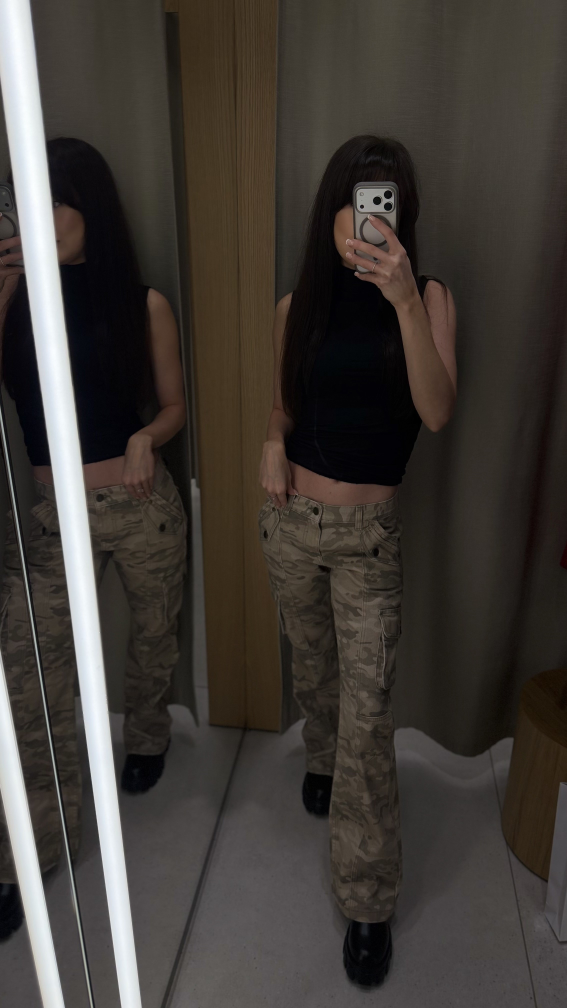
#> input picture novinki/src/retouched/look_01.jpg, 2268 x 4032 px, given in place of photo.jpg, which was not available (shown at 1/4 size)
$ python variants.py
#> lines starting #> are read from the running program, lines starting #| are printed output that depends on the picture; pictures that were not available may be replaced by others from this repository, and a replacement may not be noted
### novinki/make_novinki.py
#!/usr/bin/env python3
"""
Карусель «Новинки недели»: 8 слайдов 1080x1350.

  01 обложка — видео (MP4, H.264, 30 к/с): фото стоит на месте,
     всплывает только заголовок «НОВИНКИ НЕДЕЛИ»;
  02–08 — статичные JPG: фото образа, «ОБРАЗ 0N», название, одна фраза
     и строка «АРТИКУЛЫ В ДИРЕКТ»; на последнем слайде — крупный призыв.

Фото берутся из src/retouched (сначала запустить retouch.py — ретушь кожи лица).
Стиль «Минимал» (вариант 4 из variants.py): Tenor Sans — капс с разрядкой,
Jost — текст.

Запуск: python3 -I retouch.py && python3 -I make_novinki.py
На выходе: output/01_oblozhka.mp4, output/0N_obraz_*.jpg, preview.jpg, novinki_karusel.zip
"""

import subprocess
import zipfile
from pathlib import Path

from PIL import Image, ImageDraw, ImageFilter, ImageFont, ImageOps

ROOT = Path(__file__).resolve().parent
FONTS = ROOT / "fonts"
OUT = ROOT / "output"

W, H = 1080, 1350
FPS = 30
DUR = 6.0
MARGIN = 84
OVERLAY = (20, 17, 15)
WHITE = (255, 255, 255)
PEACH = (240, 201, 168)
BORDO = (122, 28, 30)

# цвета надписей: основной и акцентный (подбор — в colors.py)
MAIN = WHITE
ACCENT = (190, 186, 180)  # светло-серый — палитра 4 «Белый монохром»


def font(name, size):
    return ImageFont.truetype(str(FONTS / name), size)


# стиль «Минимал»: Tenor Sans (капс с разрядкой) + Jost (текст)
F_CAPS = font("TenorSans-400.ttf", 64)
F_SMALL = font("TenorSans-400.ttf", 26)
F_BODY = font("Jost-400.ttf", 36)
F_ASK = font("TenorSans-400.ttf", 40)

# прежний стиль (Yeseva One + Raleway) — нужен для листа вариантов variants.py
F_TITLE = font("YesevaOne-400.ttf", 92)
F_TITLE_S = font("YesevaOne-400.ttf", 66)
F_NUM_S = font("YesevaOne-400.ttf", 120)
F_TEXT = font("Raleway-400.ttf", 38)
F_TEXT_B = font("Raleway-600.ttf", 38)
F_NOTE = font("Raleway-400.ttf", 34)

ASK = "АРТИКУЛЫ В ДИРЕКТ · «ХОЧУ»"


# ---------- анимационные помощники ----------

def clamp(t):
    return min(1.0, max(0.0, t))


def ease(t):
    t = clamp(t)
    return 1 - (1 - t) ** 3


def ease_io(t):
    t = clamp(t)
    return t * t * (3 - 2 * t)


def appear(t, start, dur=0.6):
    return ease((t - start) / dur)


def out_fade(t):
    """В конце всё гаснет, чтобы повтор начинался мягко."""
    return 1 - ease_io((t - (DUR - 0.5)) / 0.5)


# ---------- рисование ----------

def gradient(solid=880, fadelen=460):
    """Тёмная подложка снизу."""
    mask = Image.new("L", (1, H), 0)
    px = mask.load()
    for y in range(H):
        a = 1.0 if y >= solid else max(0.0, 1 - (solid - y) / fadelen)
        v = 225 * a ** 1.4
        px[0, y] = int(v)
    layer = Image.new("RGBA", (W, H), (*OVERLAY, 255))
    layer.putalpha(mask.resize((W, H)))
    return layer


def spaced_width(text, f, track):
    return sum(f.getlength(c) + track for c in text) - track


def draw_spaced(d, text, f, x, y, track, fill):
    for ch in text:
        d.text((x, y), ch, font=f, fill=fill)
        x += f.getlength(ch) + track


def title(img, text, f, y, alpha, grow, track=14, dy=0):
    """Капс с разрядкой по центру и персиковыми линиями по бокам."""
    if alpha <= 0:
        return
    layer = Image.new("RGBA", (W, H), (0, 0, 0, 0))
    d = ImageDraw.Draw(layer)
    tw = spaced_width(text, f, track)
    x0 = (W - tw) / 2
    draw_spaced(d, text, f, x0, y + dy, track, (*WHITE, int(255 * alpha)))
    bb = f.getbbox("Н")
    cy = y + dy + (bb[1] + bb[3]) / 2
    left_end, right_start = x0 - 30, x0 + tw + 30
    seg = (left_end - MARGIN + 30) * grow
    if seg > 1:
        lc = (*PEACH, int(255 * alpha))
        d.line([(left_end - seg, cy), (left_end, cy)], fill=lc, width=2)
        d.line([(right_start, cy), (right_start + seg, cy)], fill=lc, width=2)
    img.alpha_composite(layer)


# [13 lines left out: function text, not called in this run]


def wrap(s, f, maxw):
    lines, cur = [], ""
    for w in s.split():
        trial = f"{cur} {w}".strip()
        if f.getlength(trial) <= maxw or not cur:
            cur = trial
        else:
            lines.append(cur)
            cur = w
    return lines + [cur]


# ---------- слайды ----------

# образы по порядку: фото (src/retouched), название капсом, одна фраза
# и необязательный масштаб фото (<1 — фото меньше, низ образа выше подписи)
LOOKS = [
    ("look_01", "КАРГО-КАМУФЛЯЖ",
     "Утилитарный кэжуал — самый стильный антигламур осени."),
    ("look_02", "КОСТЮМ С ПОЯСОМ",
     "Сильные плечи и подчёркнутая талия — классика на выход."),
    ("look_03", "ЖАКЕТ САФАРИ",
     "Молочный, с баской и поясом — графичный контраст с чёрным."),
    ("look_04", "МИНИ К ЖАКЕТУ",
     "Смешение стилей — главный приём сезона. Бордо — новый чёрный."),
    ("look_05", "ТРИКОТАЖ",
     "Осень тактильных фактур: уют, который выглядит дорого."),
    ("look_06", "ПЛАТЬЕ С МЕХОМ",
     "Мех ушёл в детали — тот самый dark romance.", 0.74),
    ("look_07", "КУРТКА С МЕХОМ",
     "Шоколадный — база сезона, укороченная длина — главный акцент.", 0.9),
]


def load(name):
    p = ROOT / "src" / "retouched" / f"{name}.jpg"
    return ImageOps.exif_transpose(Image.open(p)).convert("RGB")


def crop45(src, top, cx=0.5):
    """Кадр 4:5 на всю ширину исходника, начиная с доли top по высоте."""
    sw, sh = src.size
    cw = sw
    ch = cw * H / W
    y = min(max(0, sh * top), sh - ch)
    return src.resize((W, H), Image.LANCZOS, box=(0, y, cw, y + ch)).convert("RGBA")


# [50 lines left out: functions render, fit_caps, cover_frame, not called in this run]


def full_look(src, scale=1.0):
    """Образ целиком: фото по всей высоте по центру, по бокам — размытое
    и затемнённое это же фото, чтобы ничего не обрезать."""
    bg = ImageOps.fit(src, (W, H), Image.LANCZOS).filter(ImageFilter.GaussianBlur(45)).convert("RGBA")
    bg.alpha_composite(Image.new("RGBA", (W, H), (*OVERLAY, 120)))
    fh = int(H * scale)
    fg = src.resize((int(src.width * fh / src.height), fh), Image.LANCZOS).convert("RGBA")
    x = (W - fg.width) // 2
    y = 0 if scale == 1.0 else 60  # уменьшенное фото — с небольшим отступом сверху
    sh = Image.new("RGBA", (W, H), (0, 0, 0, 0))
    ImageDraw.Draw(sh).rectangle([x - 6, y, x + fg.width + 6, y + fh], fill=(0, 0, 0, 150))
    bg.alpha_composite(sh.filter(ImageFilter.GaussianBlur(18)))
    bg.alpha_composite(fg, (x, y))
    return bg


# [52 lines left out: functions look_slide, main, not called in this run]


# [2 lines that do not run on import are left out]

### novinki/variants.py
#!/usr/bin/env python3
"""
Варианты надписей для карусели «Новинки недели»: шесть стилей, у каждого
своя пара шрифтов и своя подача текста. Каждый стиль показан на обложке
и на слайде с образом «Мини» (с призывом написать за артикулами).

Запуск: python3 -I variants.py
На выходе: variants/<стиль>_cover.jpg, variants/<стиль>_slide.jpg, variants/variants.jpg
"""

import sys
from pathlib import Path

from PIL import Image, ImageDraw, ImageFont

ROOT = Path(__file__).resolve().parent
sys.path.insert(0, str(ROOT))
import make_novinki as mk  # noqa: E402

W, H, M = mk.W, mk.H, mk.MARGIN
WHITE, PEACH, BORDO = mk.WHITE, mk.PEACH, mk.BORDO
OUT = ROOT / "variants"


def font(name, size, wght=None):
    f = ImageFont.truetype(str(mk.FONTS / name), size)
    if wght:
        f.set_variation_by_axes([wght])
    return f


def put(img, s, f, y, color=WHITE, x=None, track=0, anchor_right=False):
    """Текст по центру (x=None), слева от x или (anchor_right) справа до x."""
    w = mk.spaced_width(s, f, track) if track else f.getlength(s)
    if x is None:
        x = (W - w) / 2
    elif anchor_right:
        x = x - w
    d = ImageDraw.Draw(img)
    if track:
        mk.draw_spaced(d, s, f, x, y, track, (*color, 255))
    else:
        d.text((x, y), s, font=f, fill=(*color, 255))
    return w


def lines(img, ss, f, y, lh, color=WHITE, x=None):
    for i, s in enumerate(ss):
        put(img, s, f, y + i * lh, color, x)


def cover_base():
    img = mk.crop45(mk.load("photo"), 0.0)
    img.alpha_composite(mk.gradient(solid=900, fadelen=520))
    return img


def slide_base(solid=1090, fadelen=320):
    img = mk.full_look(mk.load("look_04"))
    img.alpha_composite(mk.gradient(solid=solid, fadelen=fadelen))
    return img


NOTE = ("Строгий жакет, мини и грубые челси: смешение стилей — главный "
        "приём сезона.")
ASK = "Артикулы — в директ по слову «ХОЧУ»"
ASK_Y = 1272


# ---------- 1. Классика: Yeseva One + Raleway (как сейчас) ----------

def v1():
    c = cover_base()
    mk.title(c, "НОВИНКИ", mk.F_TITLE, 780, 1, 1)
    mk.title(c, "НЕДЕЛИ", mk.F_TITLE, 890, 1, 0)
    lines(c, ["7 образов из примерочной", "от камуфляжа до меха"], mk.F_TEXT, 1030, 54)

    s = slide_base()
    f_note = mk.F_NOTE
    note = mk.wrap(NOTE, f_note, W - 2 * M)
    ny = H - 130 - len(note) * 44
    put(s, "04", mk.F_NUM_S, ny - 182, PEACH, M)
    nx = M + mk.F_NUM_S.getlength("04") + 30
    put(s, "МИНИ", mk.F_TITLE_S, ny - 148, WHITE, nx, track=10)
    put(s, "бордовая, к тому же жакету", mk.F_TEXT_B, ny - 64, PEACH, nx)
    lines(s, note, f_note, ny, 44, x=M)
    put(s, ASK, mk.F_TEXT_B, ASK_Y, PEACH)
    return c, s


# ---------- 2. Журнал: Playfair Display + курсив Cormorant + Montserrat ----------

def v2():
    f_big = font("PlayfairDisplay-700.ttf", 120)
    f_it = font("CormorantGaramond-Italic-VF.ttf", 92, 500)
    f_txt = font("Montserrat-400.ttf", 30)
    f_cap = font("Montserrat-600.ttf", 24)

    c = cover_base()
    put(c, "Новинки", f_big, 760)
    put(c, "этой недели", f_it, 895, PEACH)
    put(c, "7 ОБРАЗОВ ИЗ ПРИМЕРОЧНОЙ", f_cap, 1060, track=6)

    s = slide_base()
    put(s, "Бордо — новый чёрный", f_it, 940, PEACH, M)
    put(s, "Мини к жакету сафари", font("PlayfairDisplay-700.ttf", 64), 1050, WHITE, M)
    lines(s, mk.wrap(NOTE, f_txt, W - 2 * M), f_txt, 1145, 42, x=M)
    put(s, "АРТИКУЛЫ — В ДИРЕКТ ПО СЛОВУ «ХОЧУ»", f_cap, ASK_Y + 8, PEACH, track=4)
    return c, s


# ---------- 3. Рукописный акцент: Marck Script + Tenor Sans + Jost ----------

# [89 lines left out: functions v3, v4, v5, v6, not called in this run]


VARIANTS = [
    ("1_klassika", "1. Классика · Yeseva One + Raleway", v1),
    ("2_zhurnal", "2. Журнал · Playfair + Cormorant курсив", v2),
    ("3_rukopis", "3. Рукописный · Marck Script + Tenor Sans", v3),
    ("4_minimal", "4. Минимал · Tenor Sans + Jost", v4),
    ("5_smelyi", "5. Смелый · Unbounded + Manrope", v5),
    ("6_elegant", "6. Элегант · Cormorant Garamond + Manrope", v6),
]


def main():
    OUT.mkdir(exist_ok=True)
    tw, th, gap, lab = 300, 375, 14, 44
    sheet = Image.new("RGB", (3 * (2 * tw + gap) + 4 * 28, 2 * (th + lab) + 3 * 24), (243, 235, 227))
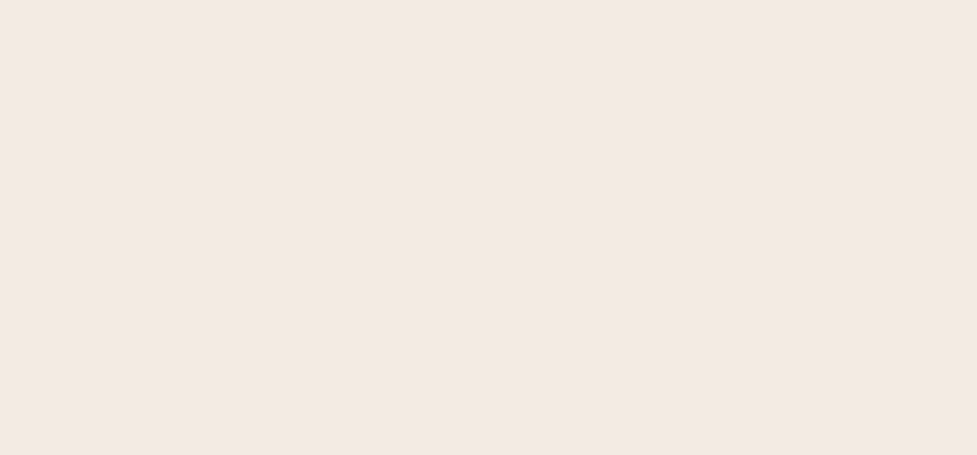
#> sheet: PIL image 1954x910 RGB (shown at 1/2 size); mean R, G, B 243, 235, 227
    d = ImageDraw.Draw(sheet)
    f_lab = font("Manrope-700.ttf", 22)
    for i, (slug, label, fn) in enumerate(VARIANTS):
        c, s = fn()
        c.convert("RGB").save(OUT / f"{slug}_cover.jpg", quality=92)
        s.convert("RGB").save(OUT / f"{slug}_slide.jpg", quality=92)
        col, row = i % 3, i // 3
        x = 28 + col * (2 * tw + gap + 28)
        y = 24 + row * (th + lab + 24)
        d.text((x, y), label, font=f_lab, fill=(60, 40, 35))
        sheet.paste(c.convert("RGB").resize((tw, th), Image.LANCZOS), (x, y + lab))
        sheet.paste(s.convert("RGB").resize((tw, th), Image.LANCZOS), (x + tw + gap, y + lab))
        print("готово:", slug)
#> this loop made 2 passes
#> y on pass 1: 0
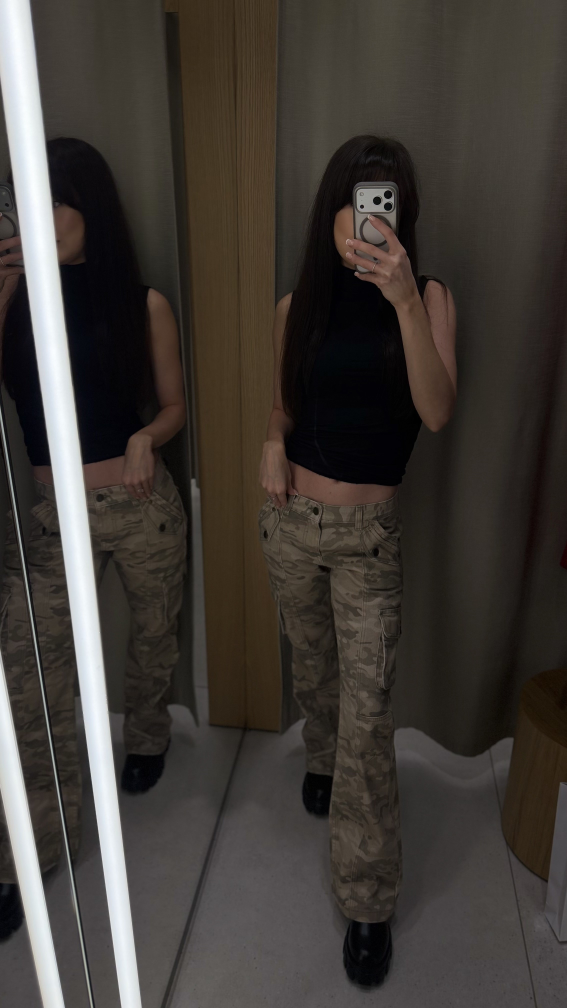
#> input picture novinki/src/retouched/look_01.jpg, 2268 x 4032 px, given in place of photo.jpg, which was not available (shown at 1/4 size)
#> pass 1, in cover_base, `img = mk.crop45(mk.load("photo"), 0.0)`:
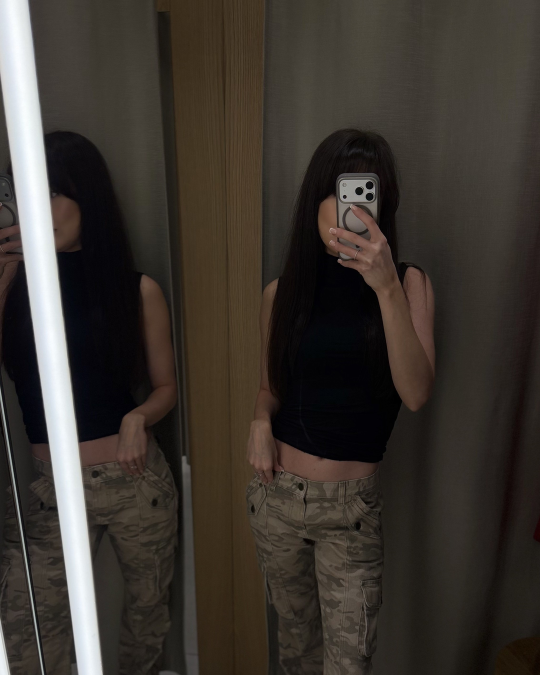
#> img: PIL image 1080x1350 RGBA (shown at 1/2 size); mean R, G, B, A 59.4, 53.2, 47.2, 255
#> pass 1, in gradient, `layer = Image.new("RGBA", (W, H), (*OVERLAY, 255))`:
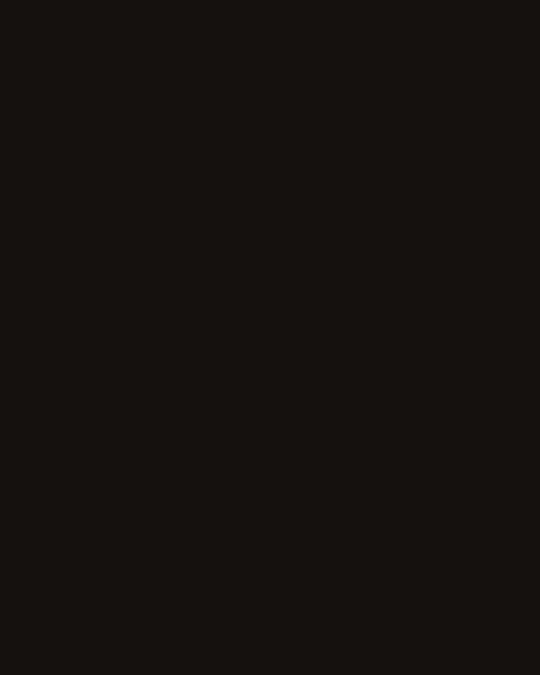
#> layer: PIL image 1080x1350 RGBA (shown at 1/2 size); mean R, G, B, A 20, 17, 15, 255
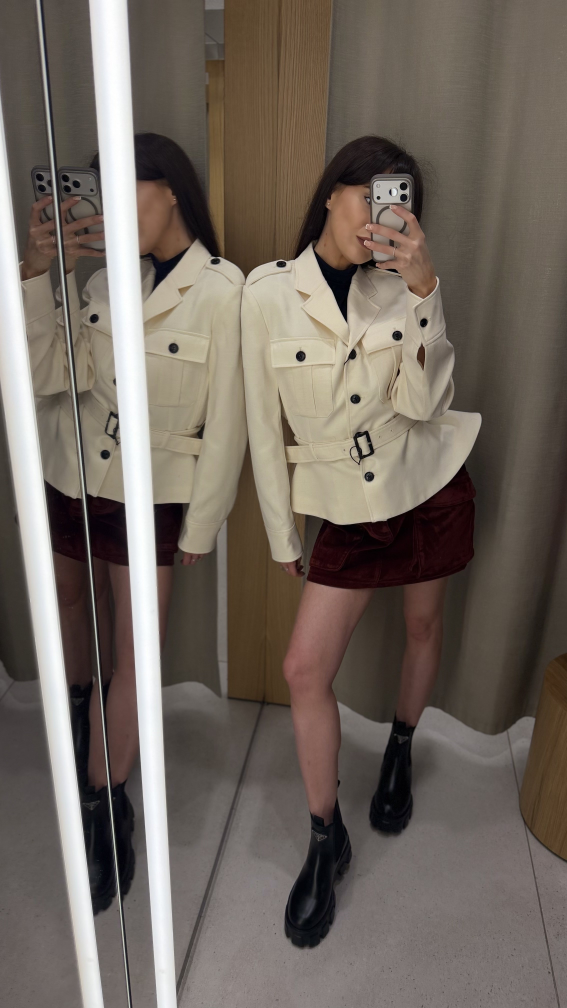
#> input picture novinki/src/retouched/look_04.jpg, 2268 x 4032 px (shown at 1/4 size)
#> after the loop:
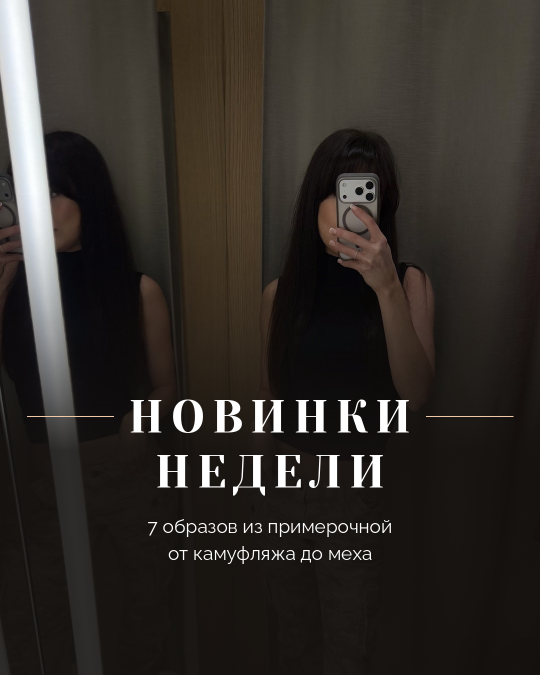
#> c: PIL image 1080x1350 RGBA (shown at 1/2 size); mean R, G, B, A 49.3, 44.6, 40.2, 255
#> after the loop:
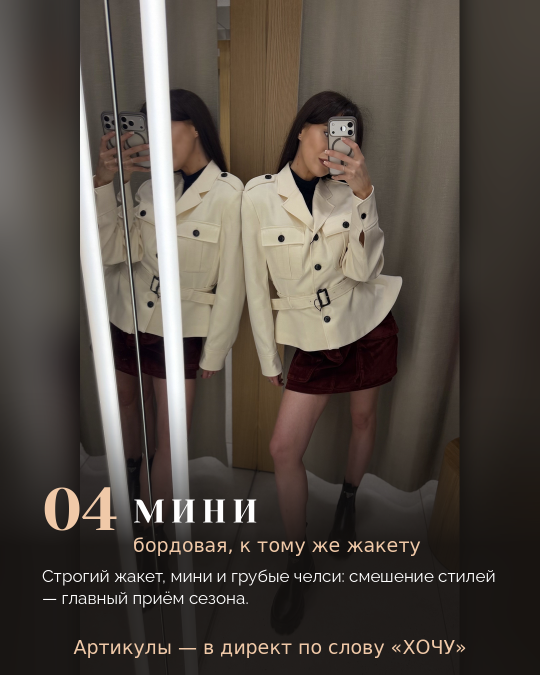
#> s: PIL image 1080x1350 RGBA (shown at 1/2 size); mean R, G, B, A 82.3, 74.5, 67.2, 255
#> after the loop:
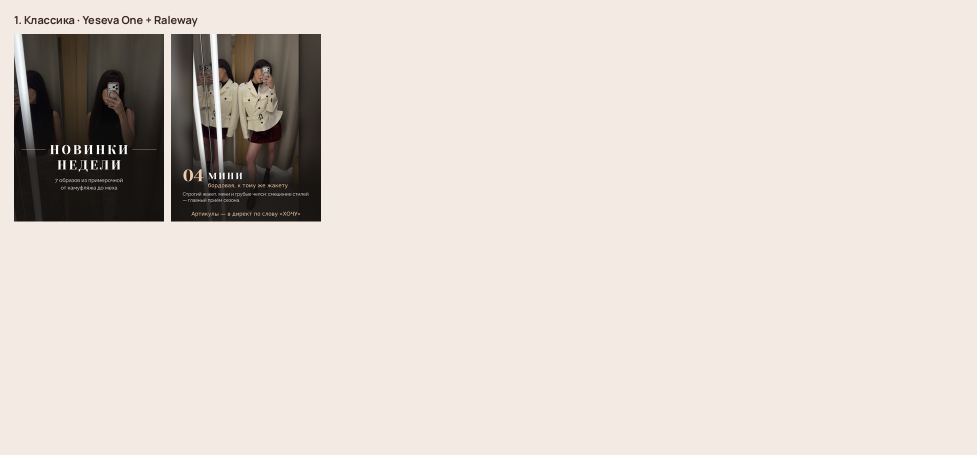
#> sheet: PIL image 1954x910 RGB (shown at 1/2 size); mean R, G, B 220.4, 212.6, 204.8
    sheet.save(OUT / "variants.jpg", quality=90)


if __name__ == "__main__":
#> (the run stopped early here; a loop or call above may not have finished)
